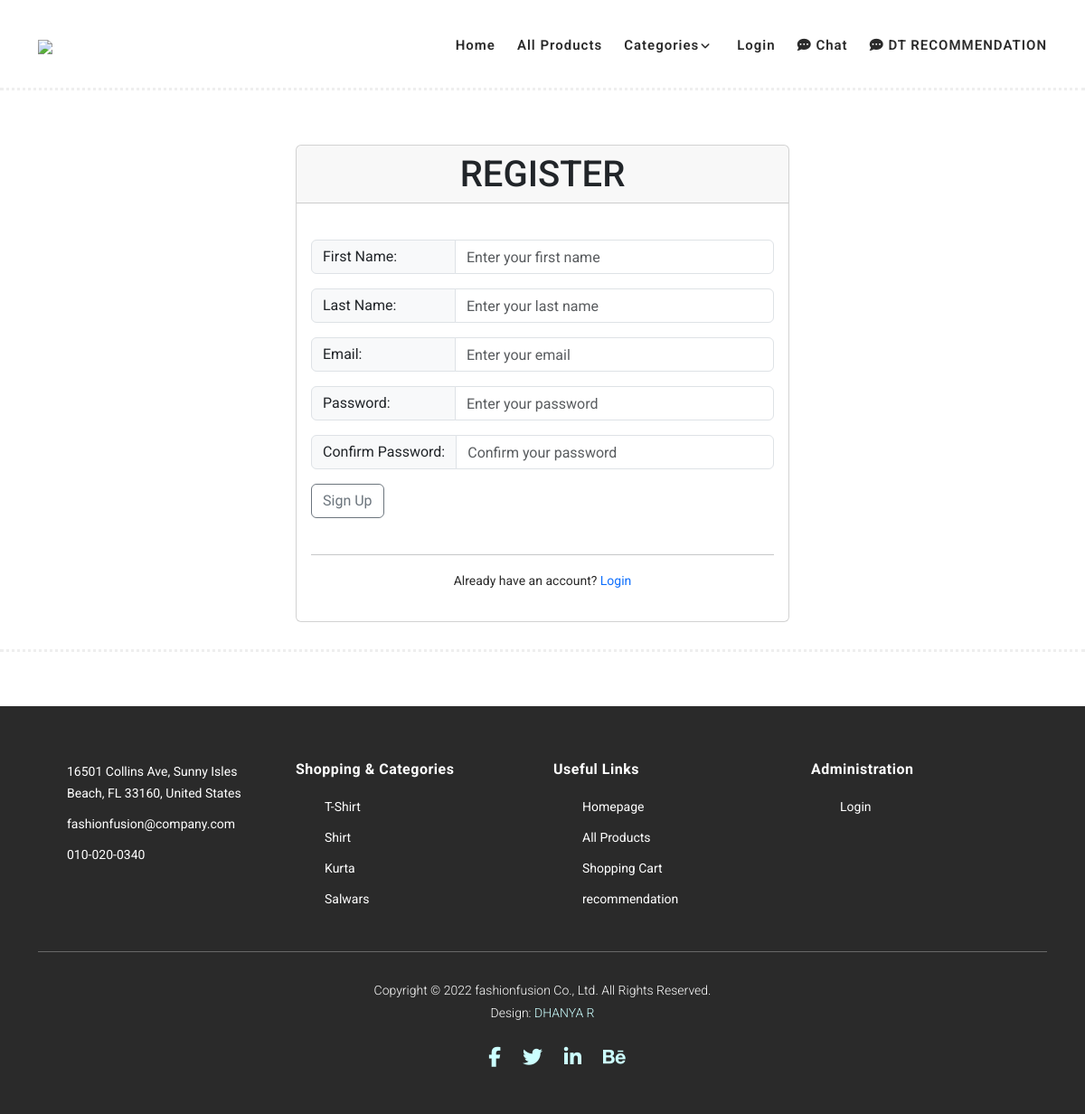
Screenshot of /register/ with the database file from the repository.
### kow_app/models.py (models this page shows, shortened)
class Category(models.Model):
    name=models.CharField(max_length=50)
    description = models.TextField(blank=True)
    image = models.ImageField(upload_to='category', blank=True)

### kow_app/views.py (the view, shortened to what this page needs)
# urls.py: path('register/', views.register, name='register'),
def register(request):
    return render(request, 'register.html')

### kow_app/context_processors.py (called while the page is built)
def counter(request):
    item_count = 0
    if 'admin' in request.path:
        return {}
    else:
        try:
            cart = Cart.objects.filter(cart_id=_cart_id(request))
            cart_items = CartItem.objects.all().filter(cart=cart[:1])
            for cart_item in cart_items:
                item_count += cart_item.quantity
        except Cart.DoesNotExist:
            item_count = 0
    return dict(item_count=item_count)

def menu_links(request):
    links = Category.objects.all()
    return dict(links=links)

### kow_app/views.py (called while the page is built)
def _cart_id(request):
    cart = request.session.session_key
    if not cart:
        cart = request.session.create()
    return cart

### seller/context_processors.py (called while the page is built)
def seller_processor(request):
    try:
        seller = request.user.seller
        notifications = SellerNotification.objects.filter(receiver=seller.user)
        notification_count = SellerNotification.objects.count()
        context = {
            'seller': seller,
            'notifications': notifications,
            'notification_count': notification_count,
        }
        return context
    except:
        return {'seller': 'Not a Seller'}

### templates/register.html (shortened to what this page needs)
{% extends 'base.html' %}
{% load static %}
{% block content %}
    <div class="main-banner" id="top">
        <div class="container-lg">
            <div class="row justify-content-center">
                <div class="col-md-6">
                    <div class="card">
                        <h5 class="card-header mb-4 text-center" style="height: 4rem; font-size: 40px;">REGISTER</h5>
                        <div class="card-body">
                            <form method="post">
                                <div class="input-group mb-3">
                                    <span class="input-group-text" id="basic-addon1" style="min-width: 160px;" >First Name:</span>
                                    <input type="text" class="form-control" name="first_name" id="first_name" placeholder="Enter your first name">
                                </div>
                                <div class="input-group mb-3">
                                    <span class="input-group-text" id="basic-addon1" style="min-width: 160px;">Last Name:</span>
                                    <input type="text" class="form-control" name="last_name" id="last_name" placeholder="Enter your last name">
                                </div>
                                <div class="input-group mb-3">
                                    <span class="input-group-text" id="basic-addon1" style="min-width: 160px;">Email:</span>
                                    <input type="email" class="form-control" name="email" id="email" placeholder="Enter your email">
                                </div>
                                <div class="input-group mb-3">
                                    <span class="input-group-text" id="basic-addon1" style="min-width: 160px;">Password:</span>
                                    <input type="password" class="form-control" name="password" id="password" placeholder="Enter your password">
                                </div>
                                <div class="input-group mb-3">
                                    <span class="input-group-text" id="basic-addon1" style="min-width: 160px;">Confirm Password:</span>
                                    <input type="password" class="form-control" name="confirm_password" id="confirm_password" placeholder="Confirm your password">
                                </div>
                                <button type="submit" class="btn btn-outline-secondary">Sign Up</button>
                            </form><br><hr>
                            <p class="mt-3 text-center">Already have an account? <a href="{% url 'login' %}">Login</a></p>
                        </div>
                    </div>
                </div>
            </div>
        </div>
    </div>
{% endblock %}

### templates/base.html (shortened to what this page needs)
{% load static %}
<!DOCTYPE html>
<html lang="en">
  <head>
    <link rel="stylesheet" type="text/css" href="{% static 'assets/css/bootstrap.min.css' %}">
    <link rel="stylesheet" type="text/css" href="{% static 'assets/css/font-awesome.css' %}">
    <link rel="stylesheet" href="{% static 'assets/css/templatemo-hexashop.css' %}">
    <link rel="stylesheet" href="{% static 'assets/css/owl-carousel.css' %}">
    <link rel="stylesheet" href="{% static 'assets/css/lightbox.css' %}">
    <link href="{% static 'css/bootstrap.min.css' %}" rel="stylesheet">
    <link href="{% static 'css/custom.css' %}" rel="stylesheet">
    </head>
    <body>
    <header class="header-area header-sticky">
        <div class="container">
            <div class="row">
                <div class="col-12">
                    <nav class="main-nav">
                        <a href="{% url 'index' %}" class="logo">
<a href="{% url 'index' %}" class="logo">
    <img src="{% static 'assets/images/logo1.png' %}" style="width: 150px; height: auto;">
</a>
                        </a>
                        <ul class="nav">
                            <li class="scroll-to-section"><a href="{% url 'index' %}">Home</a></li>
                            <li class="scroll-to-section"><a href="{% url 'all_products' %}">All Products</a></li>
                            <li class="submenu">
                                <a href="javascript:;">Categories</a>
                            </li>
                            {% if user.is_authenticated %}
                            <li class="scroll-to-section"><a href="{% url 'dashboard' %}">Account</a></li>
                            <li class="scroll-to-section"><a href="{% url 'logout' %}">Logout</a></li>
                            {% else %}
                            <li class="scroll-to-section"><a href="{% url 'login' %}">Login</a></li>
                            {% endif %}
                            <li class="scroll-to-section"><a href="{% url 'chat' %}"><i class="fas fa-comment-dots"></i> Chat</a></li>
                            <li class="scroll-to-section"><a href="{https://fashionrecomproject-m3nwimdahmvs7qlaryjbop.streamlit.app/}"><i class="fas fa-comment-dots"></i> DT RECOMMENDATION</a></li>
                        </ul>
                    </nav>
                </div>
            </div>
        </div>
    </header>
    {% block content %}
    {% endblock %}
    <footer>
        <div class="container">
            <div class="row">
                <div class="col-lg-3">
                    <div class="first-item">
                        <ul>
                            <li><a href="#">16501 Collins Ave, Sunny Isles Beach, FL 33160, United States</a></li>
                            <li><a href="#">fashionfusion@company.com</a></li>
                            <li><a href="#">010-020-0340</a></li>
                        </ul>
                    </div>
                </div>
                <div class="col-lg-3">
                    <h4>Shopping &amp; Categories</h4>
                    <ul>
                        {% for category in links %}
                        <li><a href="{% url 'category' category.id %}">{{ category.name }}</a></li>
                        {% endfor %}
                    </ul>
                </div>
                <div class="col-lg-3">
                    <h4>Useful Links</h4>
                    <ul>
                        <li><a href="{% url 'index' %}">Homepage</a></li>
                        <li><a href="{% url 'all_products' %}">All Products</a></li>
                        <li><a href="{% url 'cart_detail' %}">Shopping Cart</a></li>
                        <li><a href="{% url 'fashion_recommendation' %}">recommendation</a></li>
                    </ul>
                </div>
                <div class="col-lg-3">
                    <h4>Administration</h4>
                    <ul>
                        <li><a href="{% url 'admin_login' %}">Login</a></li>
                    </ul>
                </div>
                <div class="col-lg-12">
                    <div class="under-footer">
                        <p>Copyright © 2022 fashionfusion Co., Ltd. All Rights Reserved.
                        <br>Design: <a href="" target="_parent" title="free css templates">DHANYA R</a></p>
                        <ul>
                            <li><a href="#"><i class="fa fa-facebook"></i></a></li>
                            <li><a href="#"><i class="fa fa-twitter"></i></a></li>
                            <li><a href="#"><i class="fa fa-linkedin"></i></a></li>
                            <li><a href="#"><i class="fa fa-behance"></i></a></li>
                        </ul>
                    </div>
                </div>
            </div>
        </div>
    </footer>
    </body>
</html>

### static/assets/css/templatemo-hexashop.css (style rules this page uses)
html, body, div, span, applet, object, iframe, h1, h2, h3, h4, h5, h6, p, blockquote, div pre, a, abbr, acronym, address, big, cite, code, del, dfn, em, font, img, ins, kbd, q, s, samp, small, strike, strong, sub, sup, tt, var, b, u, i, center, dl, dt, dd, ol, ul, li, figure, header, nav, section, article, aside, footer, figcaption { margin: 0; padding: 0; border: 0; outline: 0; }
ul, li { padding: 0; margin: 0; list-style: none; }
header, nav, section, article, aside, footer, hgroup { display: block; }
* { box-sizing: border-box; }
html, body { font-family: 'Poppins', sans-serif; font-weight: 400; background-color: #fff; font-size: 16px; -ms-text-size-adjust: 100%; -webkit-font-smoothing: antialiased; -moz-osx-font-smoothing: grayscale; }
a { text-decoration: none !important; }
h1, h2, h3, h4, h5, h6 { margin-top: 0px; margin-bottom: 0px; }
ul { margin-bottom: 0px; }
p { font-size: 14px; line-height: 25px; color: #2a2a2a; }
html, body { background: #fff; font-family: 'Poppins', sans-serif; }
.header-area { border-bottom: 3px dotted #eee; box-shadow: none; background-color: #fff; position: absolute; top: 0px; left: 0px; right: 0px; z-index: 100; height: 100px; -webkit-transition: all .5s ease 0s; -moz-transition: all .5s ease 0s; -o-transition: all .5s ease 0s; transition: all .5s ease 0s; }
.header-area .main-nav { min-height: 80px; background: transparent; }
.header-area .main-nav .logo { line-height: 100px; color: #fff; font-size: 28px; font-weight: 700; text-transform: uppercase; letter-spacing: 2px; float: left; -webkit-transition: all 0.3s ease 0s; -moz-transition: all 0.3s ease 0s; -o-transition: all 0.3s ease 0s; transition: all 0.3s ease 0s; }
.header-area .main-nav .nav { float: right; margin-top: 30px; margin-right: 0px; background-color: transparent; -webkit-transition: all 0.3s ease 0s; -moz-transition: all 0.3s ease 0s; -o-transition: all 0.3s ease 0s; transition: all 0.3s ease 0s; position: relative; z-index: 999; }
.header-area .main-nav .nav li { padding-left: 15px; padding-right: 15px; }
.header-area .main-nav .nav li:last-child { padding-right: 0px; }
.header-area .main-nav .nav li a { display: block; font-weight: 600; font-size: 15px; color: #2a2a2a; text-transform: capitalize; -webkit-transition: all 0.3s ease 0s; -moz-transition: all 0.3s ease 0s; -o-transition: all 0.3s ease 0s; transition: all 0.3s ease 0s; height: 40px; line-height: 40px; border: transparent; letter-spacing: 1px; }
.header-area .main-nav .nav li a { color: #2a2a2a; }
.header-area .main-nav .nav li.submenu { position: relative; padding-right: 30px; }
.header-area .main-nav .nav li.submenu:after { font-family: FontAwesome; content: "\f107"; font-size: 12px; color: #2a2a2a; position: absolute; right: 18px; top: 12px; }
.header-area.header-sticky { min-height: 80px; }
.header-area .nav { margin-top: 30px; }
@media (max-width: 1200px) { .header-area .main-nav .nav li { padding-left: 12px; padding-right: 12px; } }
@media (max-width: 1200px) { .header-area .main-nav:before { display: none; } }
@media (min-width: 767px) { .header-area .main-nav .nav { display: flex !important; } }
.main-banner { border-bottom: 3px dotted #eee; padding-top: 160px; padding-bottom: 30px; }
footer { margin-top: 60px; padding: 60px 0px 30px 0px; background-color: #2a2a2a; }
footer ul li { display: block; margin-bottom: 10px; }
footer ul li a { font-size: 14px; color: #fff; transition: all .3s; }
footer h4 { letter-spacing: 0.5px; font-size: 16px; color: #fff; font-weight: 700; margin-bottom: 20px; }
footer .under-footer { margin-top: 30px; padding-top: 30px; text-align: center; border-top: 1px solid rgba(250,250,250,0.3); }
footer .under-footer ul { margin-top: 20px; }
footer .under-footer ul li { display: inline-block; margin: 0px 10px; }
footer .under-footer ul li a { font-size: 22px; }
footer .under-footer p { color: #fff; font-size: 14px; font-weight: 300; }
footer .under-footer a { color: #cff; }

### static/css/custom.css (style rules this page uses)
body { font-family: 'Roboto', sans-serif; }

### rows the page displays
Category: name "T-Shirt"
Category: name "Shirt"
Category: name "Kurta"
Category: name "Salwars"
